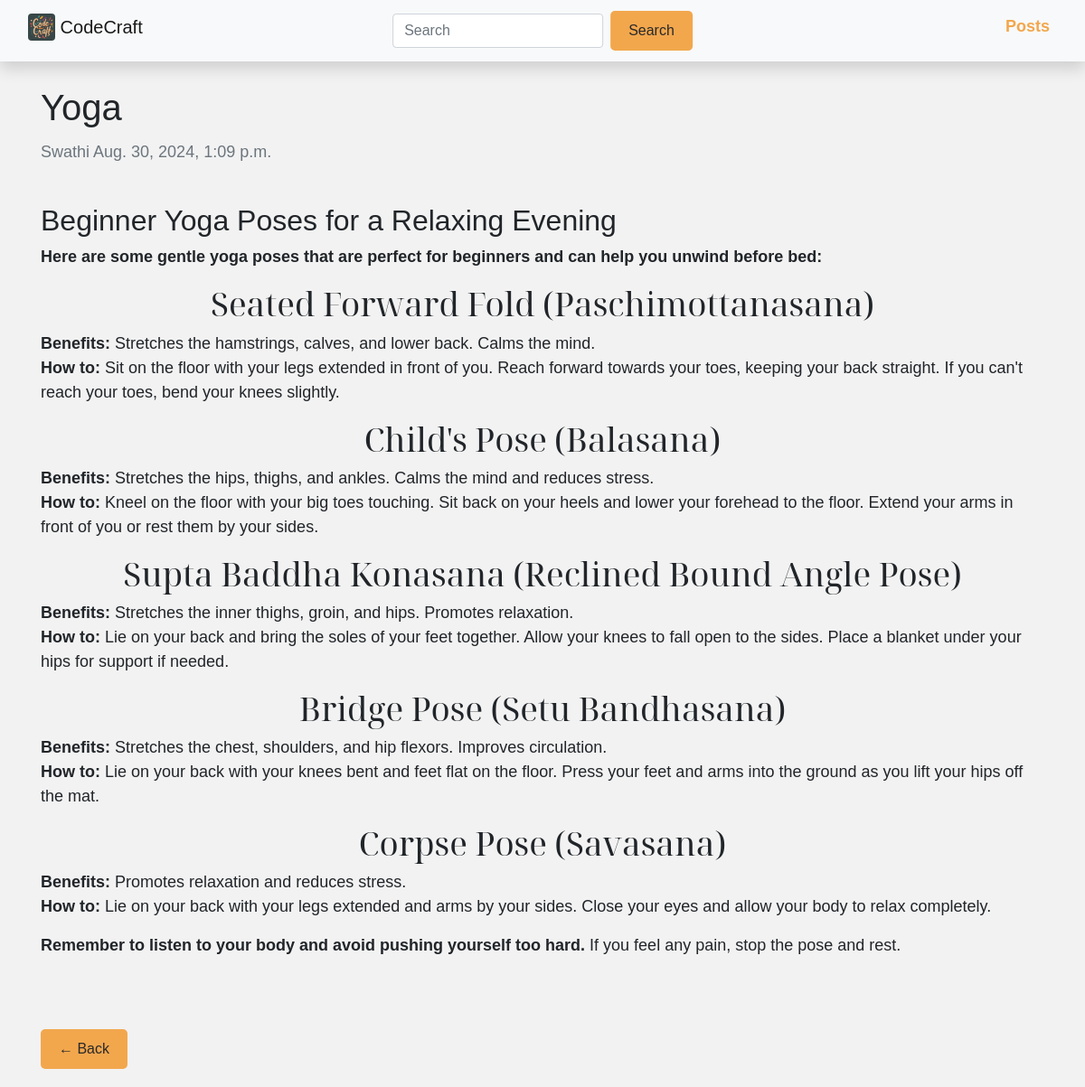
The app's page /yoga/ with its own data.
### blog/models.py (models this page shows, shortened)
class Post(models.Model):
	title = models.CharField(max_length=200, unique=True)
	slug = models.SlugField(max_length=300, unique=True)
	author = models.ForeignKey(User, on_delete= models.CASCADE)
	updated_on = models.DateTimeField(auto_now= True)
	created_on = models.DateTimeField()
	content = RichTextUploadingField()
	metades = models.CharField(max_length=200, default="new post")
	status = models.IntegerField(choices=STATUS, default=0)
	image = models.ImageField(upload_to='images/', null=True, blank=True)
	class Meta:
		ordering = ['-created_on']

### blog/views.py (the view)
# urls.py: path('<slug:slug>/', PostDetailView.as_view(), name='post_detail'),
class PostDetailView(generic.DetailView):
    model = Post
    template_name = "post.html"

### blog/templates/post.html (shortened to what this page needs)
{% extends 'base.html' %}  {% block content %}
<div class="container" id="postbody">
  <div class="row">
    <div class="col-12 center">
      <h1 class="card-title">
        {% block title %} {{ object.title }} {% endblock title %}
      </h1>
      <p class="text-muted">{{ object.author }} {{ object.created_on }}</p>
      <div class="post-content">{{ object.content|safe }}</div>
      <span
        ><a class="btn btn-custom" href="{% url 'posts' %}"> ← Back</a></span
      >
    </div>
  </div>
</div>
{% endblock content %}

### blog/templates/base.html (style rules this page uses)
html, body { height: 100%; }
body { font-family: sans-serif; font-size: 18px; background-color: #f2f2f2; display: flex; flex-direction: column; font-family: "Rubik", sans-serif; margin: 0; padding: 0; box-sizing: border-box; }
:root { --light: #ffffff; --dark: #000; --hover-color: #8B74F2; }
h3 { font-family: "Noto Serif Display", serif; font-size: 2.3rem; font-weight: 300; text-align: center; }
a { text-decoration: none; color: var(--dark); font-weight: 400; transition: 0.3s ease-in; border-bottom: 1px solid transparent; margin-bottom: 0.5rem; display: inline-flex; }
ul { list-style-type: none; padding: 0; }
.btn-custom { background-color: #f2a74d; color: #292929; border: none; padding: 10px 20px; border-radius: 5px; transition: background-color 0.3s ease; }

### blog/templates/post.html (style rules this page uses)
a { text-align: center; text-decoration: none; }
.btn-custom { background-color: #f2a74d; color: #292929; border: none; margin: 20px 0px; }

### records on screen
Post: title "Yoga", author "Swathi", created_on "Aug. 30, 2024, 1:09 p.m.", content "Beginner Yoga Poses for a Relaxing Evening Here are some gentle yoga poses that are perfect for beginners and can help you unwind before bed: Seated Forward Fold (Paschimottanasana) Benefits: Stretches the hamstrings, calves, and lower back. Calms the mind. How to: Sit on the floor with your legs extended in front of you. Reach forward towards your toes, keeping your back straight. If you can't reach your toes, bend your knees slightly. Child's Pose (Balasana) Benefits: Stretches the hips, thighs, and ankles. Calms the mind and reduces stress. How to: Kneel on the floor with your big toes touching. Sit back on your heels and lower your forehead to the floor. Extend your arms in front of you…"
